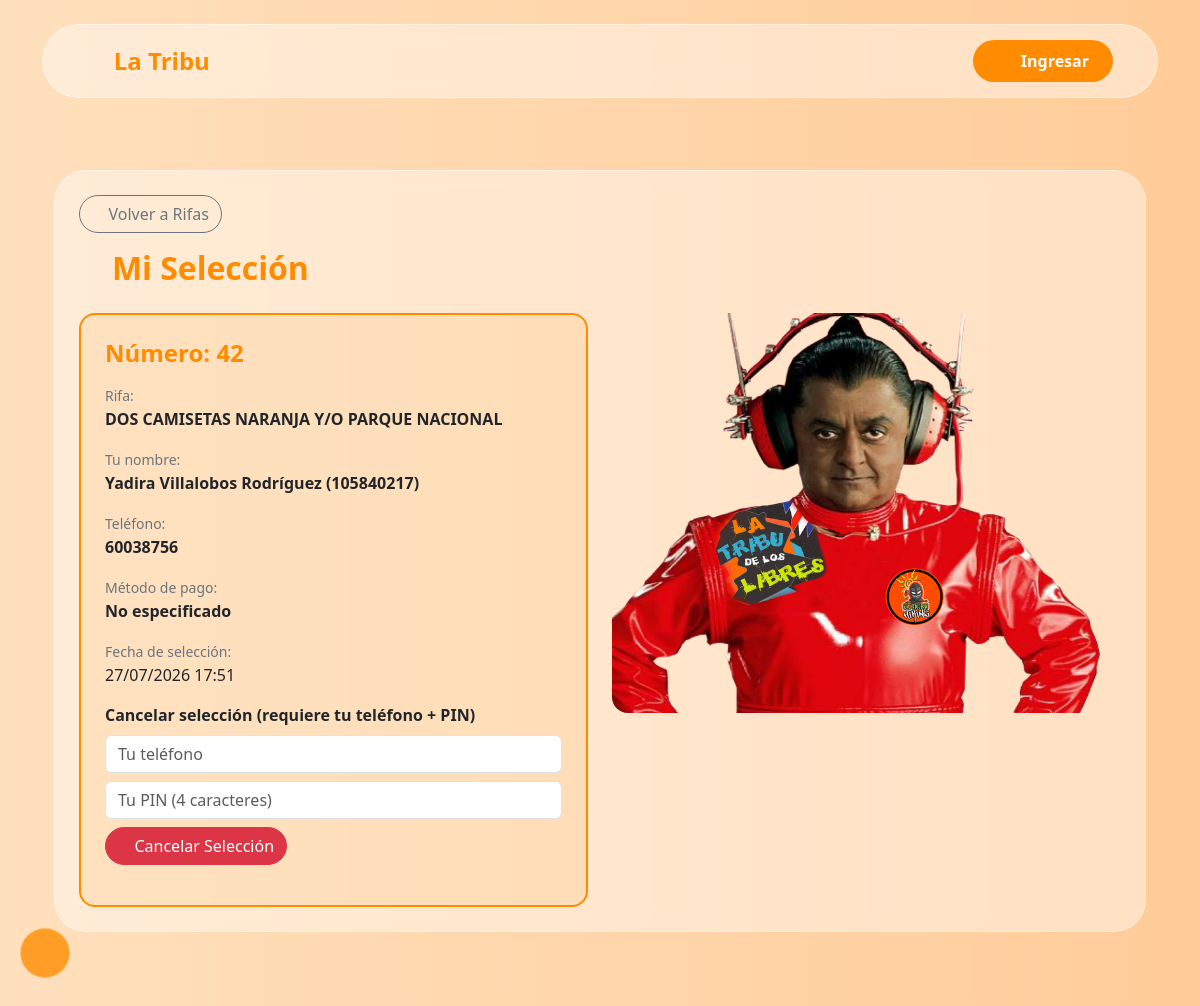
Screenshot of /rifas/mi-seleccion/324 with the database file from the repository.
### models_rifas.py (models this page shows)
class RaffleSelection(db.Model):
    __tablename__ = 'raffle_selection'
    id = db.Column(db.Integer, primary_key=True)
    raffle_id = db.Column(db.Integer, db.ForeignKey('raffle.id'), nullable=False)
    number = db.Column(db.String(5), nullable=False)
    customer_name = db.Column(db.String(200), nullable=False)
    customer_phone = db.Column(db.String(50), nullable=False)
    customer_cedula = db.Column(db.String(50))
    pin = db.Column(db.String(10), nullable=False)
    selection_password = db.Column(db.String(100), nullable=False, default='', server_default='')
    created_at = db.Column(db.DateTime, default=datetime.utcnow)
    is_canceled = db.Column(db.Boolean, default=False)
    is_paid = db.Column(db.Boolean, default=False)
    payment_method = db.Column(db.String(50), default='No especificado')
    sinpe_name = db.Column(db.String(200))
    sinpe_phone = db.Column(db.String(50))
    __table_args__ = (db.UniqueConstraint('raffle_id', 'number', name='_raffle_number_uc'),)

class Raffle(db.Model):
    __tablename__ = 'raffle'
    id = db.Column(db.Integer, primary_key=True)
    raffle_number = db.Column(db.String(50), unique=True, nullable=False)
    name = db.Column(db.String(200), nullable=False)
    price = db.Column(db.Float, nullable=False)
    prize = db.Column(db.String(500), nullable=False)
    detail = db.Column(db.Text, nullable=False)
    raffle_date = db.Column(db.Date, nullable=False)
    raffle_time = db.Column(db.String(50))
    image_filename = db.Column(db.String(255), nullable=False)
    winning_numbers = db.Column(db.Text, default='[]')
    sinpe_name_default = db.Column(db.String(200))
    sinpe_phone_default = db.Column(db.String(50))
    created_at = db.Column(db.DateTime, default=datetime.utcnow)
    is_active = db.Column(db.Boolean, default=True)
    selections = db.relationship('RaffleSelection', backref='raffle', lazy=True, cascade='all, delete-orphan')

### routes/rifas_public.py (the view)
@bp.route('/rifas/mi-seleccion/<int:selection_id>')
def mi_seleccion(selection_id):
    selection = RaffleSelection.query.get_or_404(selection_id)
    if not selection.raffle.is_active:
        flash('Esta rifa no está activa', 'warning')
        return redirect(url_for('main.list_rifas'))
    try:
        winners = json.loads(selection.raffle.winning_numbers) if selection.raffle.winning_numbers else []
    except Exception:
        winners = []
    is_winner = selection.number in winners if not selection.is_canceled else False
    return render_template('mi_seleccion.html', selection=selection, winners=winners, is_winner=is_winner)

### routes/__init__.py (called while the page is built)
@bp.before_request
def ensure_session_avatar():
    if 'user_id' in session:
        if 'avatar' not in session or 'email' not in session:
            user = User.query.get(session['user_id'])
            if user:
                if 'avatar' not in session:
                    session['avatar'] = user.avatar or ''
                if 'email' not in session:
                    session['email'] = user.email or ''

### templates/mi_seleccion.html (shortened to what this page needs)
{% extends "base.html" %}
{% block content %}
<div class="container mt-4">
    <div class="glass-panel rounded-5 p-4">
        <a href="{{ url_for('main.list_rifas') }}" class="btn btn-outline-secondary rounded-pill mb-3">
            <i class="bi bi-arrow-left me-1"></i>Volver a Rifas
        </a>
        <h2 class="fw-bold text-orange mb-4"><i class="bi bi-ticket me-2"></i>Mi Selección</h2>
        <div class="row g-4">
            <div class="col-12 col-md-6">
                <div class="rounded-4 p-4" style="background: rgba(255,140,0,0.1); border: 2px solid #ff8c00;">
                    <h4 class="fw-bold text-orange mb-3">Número: {{ selection.number }}</h4>
                    <div class="mb-3">
                        <small class="text-secondary">Rifa:</small>
                        <div class="fw-bold">{{ selection.raffle.name }}</div>
                    </div>
                    <div class="mb-3">
                        <small class="text-secondary">Tu nombre:</small>
                        <div class="fw-bold">{{ selection.customer_name }}</div>
                    </div>
                    <div class="mb-3">
                        <small class="text-secondary">Teléfono:</small>
                        <div class="fw-bold">{{ selection.customer_phone }}</div>
                    </div>
                    <div class="mb-3">
                        <small class="text-secondary">Método de pago:</small>
                        <div class="fw-bold">{{ selection.payment_method }}</div>
                    </div>
                    <div class="mb-3">
                        <small class="text-secondary">Fecha de selección:</small>
                        <div>{{ selection.created_at.strftime('%d/%m/%Y %H:%M') }}</div>
                    </div>
                    {% if selection.is_canceled %}
                    <div class="alert alert-danger rounded-3">
                        Esta selección ha sido cancelada.
                    </div>
                    {% elif is_winner %}
                    <div class="alert alert-warning rounded-3">
                        <strong>🎉 ¡FELICIDADES! ¡GANADOR!</strong>
                    </div>
                    {% else %}
                    <div class="mb-3">
                        <label class="form-label fw-bold">Cancelar selección (requiere tu teléfono + PIN)</label>
                        <input type="text" id="cancelPhone" class="form-control mb-2" placeholder="Tu teléfono">
                        <input type="text" id="cancelPin" class="form-control mb-2" placeholder="Tu PIN (4 caracteres)" maxlength="4" pattern="[A-Za-z0-9]{4}">
                        <button onclick="cancelarSeleccion()" class="btn btn-danger rounded-pill">
                            <i class="bi bi-x-circle me-1"></i>Cancelar Selección
                        </button>
                    </div>
                    {% endif %}
                </div>
            </div>
            <div class="col-12 col-md-6">
                <img src="{{ url_for('static', filename='uploads/rifas/' + selection.raffle.image_filename) }}"
                     class="rounded-4 w-100" style="max-height: 400px; object-fit: cover;" alt="{{ selection.raffle.name }}">
            </div>
        </div>
    </div>
</div>
{% endblock %}

### static/css/global.css (style rules this page uses)
:root { --bg-dark: #1e1e1e; --bg-darker: #121212; --text-light: #f1f1f1; --primary-orange: #ff8c00; --primary-hover: #e07b00; --nav-mobile-height: 65px; }
.text-orange { color: var(--primary-orange) !important; }
a { color: var(--primary-orange); text-decoration: none; }

### static/css/base.css (style rules this page uses)
body { background: linear-gradient(to right, #ffe0bd 0%, #ffcc99 100%); background-attachment: fixed; min-height: 100vh; display: flex; flex-direction: column; }
.glass-panel { background: rgba(255, 255, 255, 0.4); backdrop-filter: blur(10px); -webkit-backdrop-filter: blur(10px); border: 1px solid rgba(255, 255, 255, 0.4); box-shadow: 0 8px 32px 0 rgba(31, 38, 135, 0.05); }
*, *::before, *::after { box-shadow: none !important; text-shadow: none !important; }

### templates/partials/base_styles.html (style rules this page uses)
*, *::before, *::after { box-shadow: none !important; text-shadow: none !important; }

### rows the page displays
RaffleSelection: number "42", customer_name "Yadira Villalobos Rodríguez (105840217)", customer_phone "60038756", payment_method "No especificado", created_at "27/07/2026 17:51"
Raffle: raffle.name "DOS CAMISETAS NARANJA Y/O PARQUE NACIONAL", image_filename (picture)
